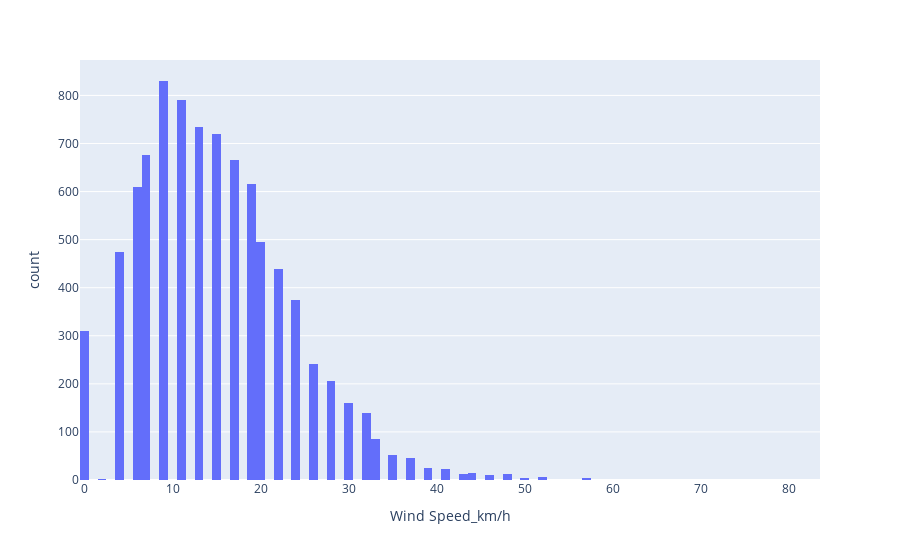

Write notebook code for a chart like this one.
### Markdown cell above
#### Q1.2. What wind speed is the most frequent one?

### Code cell
df = px.data.tips()
fig = px.histogram(data, x="Wind Speed_km/h")
fig.show()

### Figure 1 — Plotly figure (JSON) as saved in the notebook; plotly's stock layout.template omitted (floating-point values rounded to 4 significant figures; data arrays with more than 128 entries replaced by an {"elided": "..."} marker saying what was removed)
{"data": [{"alignmentgroup": "True", "bingroup": "x", "hovertemplate": "Wind Speed_km/h=%{x}<br>count=%{y}<extra></extra>", "legendgroup": "", "marker": {"color": "#636efa", "pattern": {"shape": ""}}, "name": "", "offsetgroup": "", "orientation": "v", "showlegend": false, "type": "histogram", "x": {"elided": "8784 int values"}, "xaxis": "x", "yaxis": "y"}], "layout": {"barmode": "relative", "legend": {"tracegroupgap": 0}, "margin": {"t": 60}, "xaxis": {"anchor": "y", "domain": [0, 1], "title": {"text": "Wind Speed_km/h"}}, "yaxis": {"anchor": "x", "domain": [0, 1], "title": {"text": "count"}}}}
